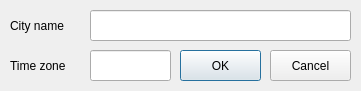
<?xml version="1.0" encoding="UTF-8"?>
<ui version="4.0">
 <class>Information</class>
 <widget class="QDialog" name="Information">
  <property name="geometry">
   <rect>
    <x>0</x>
    <y>0</y>
    <width>361</width>
    <height>91</height>
   </rect>
  </property>
  <property name="windowTitle">
   <string>Dialog</string>
  </property>
  <widget class="QLabel" name="label">
   <property name="geometry">
    <rect>
     <x>10</x>
     <y>10</y>
     <width>67</width>
     <height>31</height>
    </rect>
   </property>
   <property name="text">
    <string>City name</string>
   </property>
  </widget>
  <widget class="QLabel" name="label_2">
   <property name="geometry">
    <rect>
     <x>10</x>
     <y>50</y>
     <width>71</width>
     <height>31</height>
    </rect>
   </property>
   <property name="text">
    <string>Time zone</string>
   </property>
  </widget>
  <widget class="QLineEdit" name="lineEdit_CN">
   <property name="geometry">
    <rect>
     <x>90</x>
     <y>10</y>
     <width>261</width>
     <height>31</height>
    </rect>
   </property>
  </widget>
  <widget class="QLineEdit" name="lineEdit_TZ">
   <property name="geometry">
    <rect>
     <x>90</x>
     <y>50</y>
     <width>81</width>
     <height>31</height>
    </rect>
   </property>
  </widget>
  <widget class="QPushButton" name="pushButton_OK">
   <property name="geometry">
    <rect>
     <x>180</x>
     <y>50</y>
     <width>81</width>
     <height>31</height>
    </rect>
   </property>
   <property name="text">
    <string>OK</string>
   </property>
  </widget>
  <widget class="QPushButton" name="pushButton_Cancel">
   <property name="geometry">
    <rect>
     <x>270</x>
     <y>50</y>
     <width>81</width>
     <height>31</height>
    </rect>
   </property>
   <property name="text">
    <string>Cancel</string>
   </property>
  </widget>
 </widget>
 <resources/>
 <connections/>
</ui>
